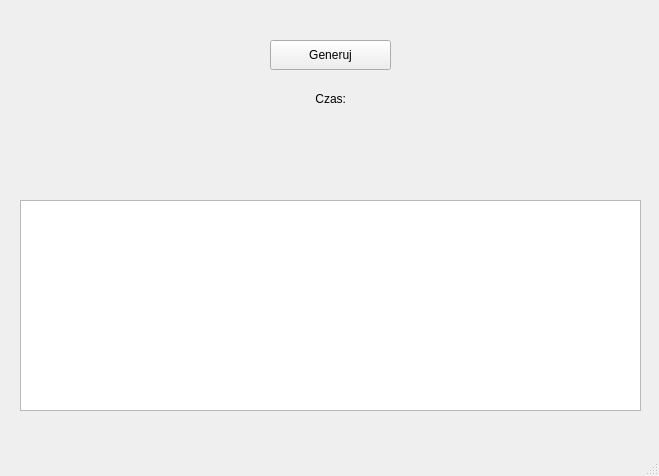
<?xml version="1.0" encoding="UTF-8"?>
<ui version="4.0">
 <class>MainWindow</class>
 <widget class="QMainWindow" name="MainWindow">
  <property name="geometry">
   <rect>
    <x>0</x>
    <y>0</y>
    <width>659</width>
    <height>476</height>
   </rect>
  </property>
  <property name="windowTitle">
   <string>GeoAlgorithm</string>
  </property>
  <widget class="QWidget" name="centralwidget">
   <widget class="QTableView" name="tableView">
    <property name="geometry">
     <rect>
      <x>20</x>
      <y>200</y>
      <width>621</width>
      <height>211</height>
     </rect>
    </property>
   </widget>
   <widget class="QWidget" name="gridLayoutWidget">
    <property name="geometry">
     <rect>
      <x>170</x>
      <y>40</y>
      <width>321</width>
      <height>131</height>
     </rect>
    </property>
    <layout class="QGridLayout" name="gridLayout_2">
     <item row="2" column="0">
      <layout class="QVBoxLayout" name="verticalLayout_2">
       <item alignment="Qt::AlignHCenter">
        <widget class="QLabel" name="label">
         <property name="text">
          <string>Czas:</string>
         </property>
         <property name="alignment">
          <set>Qt::AlignRight|Qt::AlignTrailing|Qt::AlignVCenter</set>
         </property>
        </widget>
       </item>
      </layout>
     </item>
     <item row="1" column="0">
      <layout class="QVBoxLayout" name="verticalLayout">
       <item>
        <layout class="QHBoxLayout" name="horizontalLayout_3">
         <property name="leftMargin">
          <number>100</number>
         </property>
         <property name="rightMargin">
          <number>100</number>
         </property>
         <item>
          <widget class="QPushButton" name="button_start">
           <property name="sizePolicy">
            <sizepolicy hsizetype="Minimum" vsizetype="Fixed">
             <horstretch>0</horstretch>
             <verstretch>0</verstretch>
            </sizepolicy>
           </property>
           <property name="minimumSize">
            <size>
             <width>0</width>
             <height>30</height>
            </size>
           </property>
           <property name="baseSize">
            <size>
             <width>0</width>
             <height>0</height>
            </size>
           </property>
           <property name="text">
            <string>Generuj</string>
           </property>
          </widget>
         </item>
        </layout>
       </item>
      </layout>
     </item>
     <item row="3" column="0">
      <layout class="QVBoxLayout" name="verticalLayout_3">
       <item alignment="Qt::AlignHCenter|Qt::AlignVCenter">
        <widget class="QLabel" name="label_time">
         <property name="minimumSize">
          <size>
           <width>200</width>
           <height>0</height>
          </size>
         </property>
         <property name="text">
          <string/>
         </property>
         <property name="alignment">
          <set>Qt::AlignCenter</set>
         </property>
        </widget>
       </item>
      </layout>
     </item>
    </layout>
   </widget>
  </widget>
  <widget class="QMenuBar" name="menubar">
   <property name="geometry">
    <rect>
     <x>0</x>
     <y>0</y>
     <width>659</width>
     <height>21</height>
    </rect>
   </property>
  </widget>
  <widget class="QStatusBar" name="statusbar"/>
 </widget>
 <resources/>
 <connections/>
</ui>
